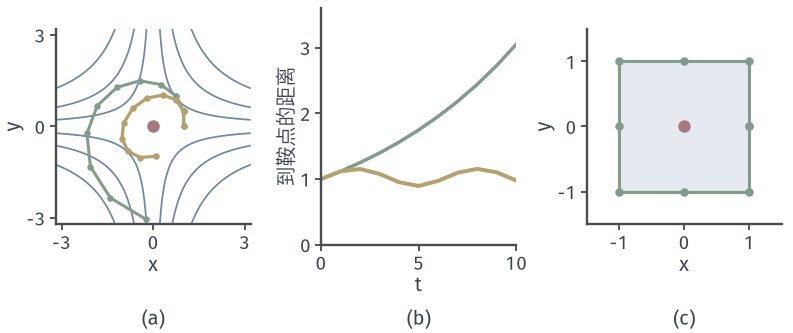

Generate this figure with Python:
from pathlib import Path
import sys
for _p in Path(__file__).resolve().parents:
    if (_p/"minimax-common").is_dir(): sys.path.insert(0, str(_p/"minimax-common")); break
from mm_fig import *
HERE = Path(__file__).resolve().parent
# f=xy: simultaneous and alternating GDA (alpha=1/2), distance, projected cycle (alpha=1).
fig, axes = figure(width_mm=112, height_mm=47, ncols=3)
panels(fig, .07, .985, .975, .265, .36)
g = np.linspace(-3.2, 3.2, 300); X, Y = np.meshgrid(g, g)
a = .5; T = 10; S = gda(A, a, T, (1, 0)); Alt = alt_xy(a, T, (1, 0))
ax = axes[0]; setup(ax, (-3.2, 3.2), (-3.2, 3.2), (-3, 0, 3), (-3, 0, 3), equal=True)
ax.contour(X, Y, X*Y, levels=[-4, -2, -.7, .7, 2, 4], colors=BLUE, linewidths=.7, linestyles='solid')
path(ax, S, GREEN, ms=2.6); path(ax, Alt, YELLOW, lw=1.3, ms=2.6, z=5); dot(ax, (0, 0))
ax = axes[1]; setup(ax, (0, T), (0, 3.6), (0, 5, 10), (0, 1, 2, 3), xl='$t$', yl=r'到鞍点的距离')
ax.plot(np.linalg.norm(S, axis=1), color=GREEN, lw=1.4); ax.plot(np.linalg.norm(Alt, axis=1), color=YELLOW, lw=1.6)
ax = axes[2]; setup(ax, (-1.5, 1.5), (-1.5, 1.5), (-1, 0, 1), (-1, 0, 1), equal=True)
ax.fill([-1, 1, 1, -1], [-1, -1, 1, 1], facecolor=BLUE_FILL, edgecolor=BLUE, lw=.85, zorder=0)
z = np.array([1., 0]); P = [z]
for _ in range(8): z = np.clip(z-A@z, -1, 1); P.append(z)
P = np.array(P); path(ax, P, GREEN, ms=3.4); dot(ax, (0, 0))
for i in range(0, 8, 2):
    p, q = P[i], P[i+1]
tags(fig, axes)
save(fig, HERE, 'figure', {'f': 'xy', 'alpha': a, 'cycle': P.tolist()})
print(S[:5], Alt[:5])
